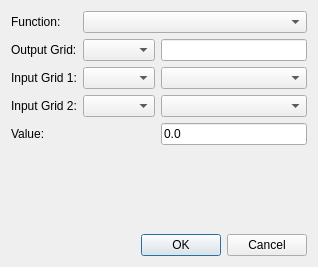
<?xml version="1.0" encoding="UTF-8"?>
<ui version="4.0">
 <class>GridMathDialog</class>
 <widget class="QDialog" name="GridMathDialog">
  <property name="geometry">
   <rect>
    <x>0</x>
    <y>0</y>
    <width>318</width>
    <height>267</height>
   </rect>
  </property>
  <property name="windowTitle">
   <string>Grid Math</string>
  </property>
  <layout class="QVBoxLayout" name="verticalLayout">
   <item>
    <layout class="QGridLayout" name="gridLayout">
     <item row="0" column="0">
      <widget class="QLabel" name="label_3">
       <property name="text">
        <string>Function:</string>
       </property>
      </widget>
     </item>
     <item row="0" column="1" colspan="2">
      <widget class="QComboBox" name="cbFunction"/>
     </item>
     <item row="1" column="0">
      <widget class="QLabel" name="label_2">
       <property name="text">
        <string>Output Grid:</string>
       </property>
      </widget>
     </item>
     <item row="1" column="1">
      <widget class="QComboBox" name="cbOutputType"/>
     </item>
     <item row="1" column="2">
      <widget class="QLineEdit" name="leOutput"/>
     </item>
     <item row="2" column="0">
      <widget class="QLabel" name="label_5">
       <property name="text">
        <string>Input Grid 1:</string>
       </property>
      </widget>
     </item>
     <item row="2" column="1">
      <widget class="QComboBox" name="cbInput1Type"/>
     </item>
     <item row="3" column="0">
      <widget class="QLabel" name="label_6">
       <property name="text">
        <string>Input Grid 2:</string>
       </property>
      </widget>
     </item>
     <item row="3" column="1">
      <widget class="QComboBox" name="cbInput2Type">
       <property name="enabled">
        <bool>true</bool>
       </property>
      </widget>
     </item>
     <item row="4" column="0">
      <widget class="QLabel" name="label">
       <property name="text">
        <string>Value:</string>
       </property>
      </widget>
     </item>
     <item row="4" column="2">
      <widget class="QLineEdit" name="leValue">
       <property name="text">
        <string>0.0</string>
       </property>
      </widget>
     </item>
     <item row="2" column="2">
      <widget class="QComboBox" name="cbInput1"/>
     </item>
     <item row="3" column="2">
      <widget class="QComboBox" name="cbInput2">
       <property name="enabled">
        <bool>true</bool>
       </property>
      </widget>
     </item>
    </layout>
   </item>
   <item>
    <spacer name="verticalSpacer">
     <property name="orientation">
      <enum>Qt::Vertical</enum>
     </property>
     <property name="sizeHint" stdset="0">
      <size>
       <width>20</width>
       <height>40</height>
      </size>
     </property>
    </spacer>
   </item>
   <item>
    <widget class="QDialogButtonBox" name="buttonBox">
     <property name="orientation">
      <enum>Qt::Horizontal</enum>
     </property>
     <property name="standardButtons">
      <set>QDialogButtonBox::Cancel|QDialogButtonBox::Ok</set>
     </property>
    </widget>
   </item>
  </layout>
 </widget>
 <resources/>
 <connections>
  <connection>
   <sender>buttonBox</sender>
   <signal>accepted()</signal>
   <receiver>GridMathDialog</receiver>
   <slot>accept()</slot>
   <hints>
    <hint type="sourcelabel">
     <x>248</x>
     <y>254</y>
    </hint>
    <hint type="destinationlabel">
     <x>157</x>
     <y>274</y>
    </hint>
   </hints>
  </connection>
  <connection>
   <sender>buttonBox</sender>
   <signal>rejected()</signal>
   <receiver>GridMathDialog</receiver>
   <slot>reject()</slot>
   <hints>
    <hint type="sourcelabel">
     <x>316</x>
     <y>260</y>
    </hint>
    <hint type="destinationlabel">
     <x>286</x>
     <y>274</y>
    </hint>
   </hints>
  </connection>
 </connections>
</ui>
